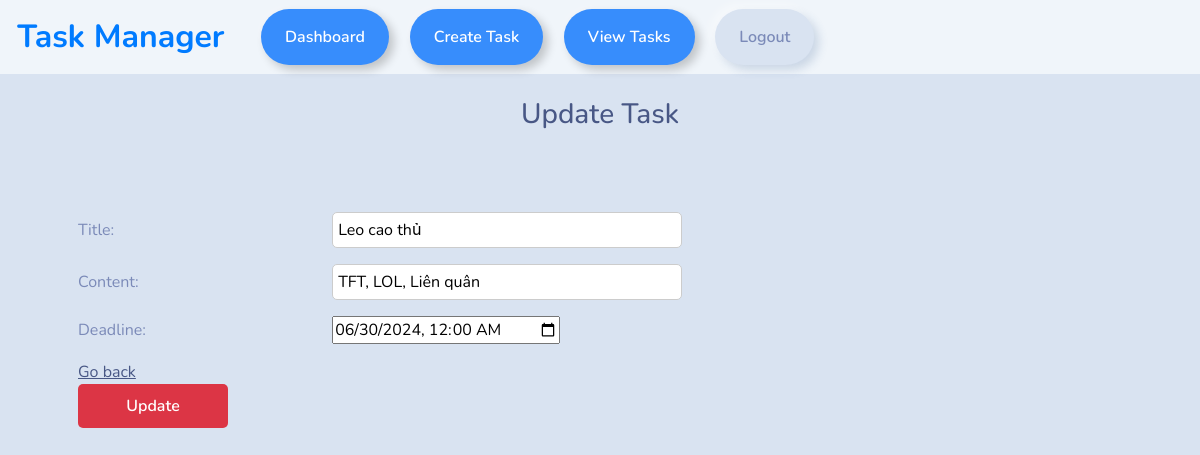
Page /upadte-task/15 (signed in) on the committed database.
### taskManager/models.py (models this page shows)
class Task(models.Model):
    title = models.CharField(max_length=100, null=True)
    content = models.CharField(max_length=1000, null=True, blank=True)
    deadline = models.DateTimeField(null=True, blank=True)
    date_posted = models.DateTimeField(auto_now_add=True, null=True)
    user = models.ForeignKey(User,max_length=10, on_delete=models.CASCADE, null=True)

### taskManager/views.py (the view)
# urls.py: path('upadte-task/<str:pk>', views.updateTask, name='update_task'),
@login_required(login_url='my_login')
def updateTask(request, pk):
    task = Task.objects.get(id=pk)
    form = CreateTaskForm(instance=task)
    if request.method == 'POST':
        form = CreateTaskForm(request.POST, instance=task)
        if form.is_valid():
            form.save()
            return redirect('view_tasks')
    context = {'form': form}
    return render(request, 'profile/update_task.html', context=context)

### taskManager/forms.py
class CreateTaskForm(forms.ModelForm):
    deadline = forms.DateTimeField(
        widget=forms.DateTimeInput(attrs={'type': 'datetime-local'}),
        required=False
    )
    class Meta:
        model = Task
        fields = ['title', 'content', 'deadline']
        exclude = ['user']

### templates/profile/update_task.html (shortened to what this page needs)
{% load static %}
<!DOCTYPE html>
<html>
    <head>
        <link rel="stylesheet" type="text/css" href="{% static 'css/style.css' %}">
        <link rel="stylesheet" type="text/css" href="https://bootswatch.com/5/morph/bootstrap.min.css">
    </head>
    {%  include 'profile/base.html' %}
    <body>
        <br>
        <h3 class="text-center"> Update Task</h3>
        <div class="container shadow-md p-5 form-layout">
            <form method="POST" autocomplete="off">
                {{ form.as_p }}
                <a href="{% url 'view_tasks' %}">Go back</a>
                <br>
                <input class="btn btn-primary navbar-btn" type="submit" value="Update">
            </form>
        </div>
    </body>
</html>

### static/css/style.css (style rules this page uses)
.form-layout { border-radius: 10px; width: 100px; }
.btn.btn-register, .form-layout input[type="submit"] { background-color: #dc3545; border: none; outline: none; box-shadow: none; color: #fff; transition: background-color 0.3s ease, transform 0.3s ease; }
.form-layout label, .form-layout input[type="text"], .form-layout input[type="email"], .form-layout input[type="password"] { display: inline-block; margin-right: 50px; }
.form-layout label { width: 200px; }
.form-layout input[type="text"], .form-layout input[type="email"], .form-layout input[type="password"] { border: 1px solid #ccc; border-radius: 5px; padding: 5px; width: 350px }
.form-layout input[type="submit"] { padding: 10px 20px; border: none; border-radius: 5px; width: 150px }

### rows in the picture
Task: title "Leo cao thủ", content "TFT, LOL, Liên quân", deadline "06/30/2024 00:00"
